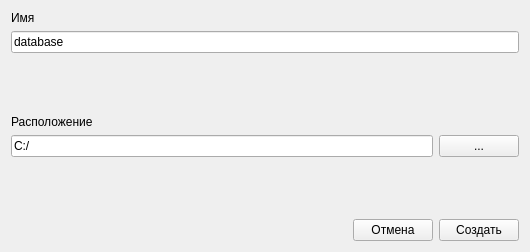
<?xml version="1.0" encoding="UTF-8"?>
<ui version="4.0">
 <class>NewForm</class>
 <widget class="QWidget" name="NewForm">
  <property name="geometry">
   <rect>
    <x>0</x>
    <y>0</y>
    <width>530</width>
    <height>252</height>
   </rect>
  </property>
  <property name="sizePolicy">
   <sizepolicy hsizetype="Expanding" vsizetype="Fixed">
    <horstretch>0</horstretch>
    <verstretch>0</verstretch>
   </sizepolicy>
  </property>
  <property name="windowTitle">
   <string>Новый файл</string>
  </property>
  <layout class="QVBoxLayout" name="verticalLayout_3">
   <item>
    <layout class="QVBoxLayout" name="verticalLayout">
     <item>
      <widget class="QLabel" name="label">
       <property name="text">
        <string>Имя</string>
       </property>
      </widget>
     </item>
     <item>
      <widget class="QLineEdit" name="NameEdit">
       <property name="text">
        <string>database</string>
       </property>
      </widget>
     </item>
    </layout>
   </item>
   <item>
    <spacer name="verticalSpacer">
     <property name="orientation">
      <enum>Qt::Vertical</enum>
     </property>
     <property name="sizeHint" stdset="0">
      <size>
       <width>20</width>
       <height>40</height>
      </size>
     </property>
    </spacer>
   </item>
   <item>
    <layout class="QVBoxLayout" name="verticalLayout_2">
     <item>
      <widget class="QLabel" name="label_2">
       <property name="text">
        <string>Расположение</string>
       </property>
      </widget>
     </item>
     <item>
      <layout class="QHBoxLayout" name="horizontalLayout">
       <item>
        <widget class="QLineEdit" name="PathEdit">
         <property name="sizePolicy">
          <sizepolicy hsizetype="Expanding" vsizetype="Fixed">
           <horstretch>0</horstretch>
           <verstretch>0</verstretch>
          </sizepolicy>
         </property>
         <property name="text">
          <string>C:/</string>
         </property>
        </widget>
       </item>
       <item>
        <widget class="QPushButton" name="PathButton">
         <property name="sizePolicy">
          <sizepolicy hsizetype="Minimum" vsizetype="Fixed">
           <horstretch>0</horstretch>
           <verstretch>0</verstretch>
          </sizepolicy>
         </property>
         <property name="text">
          <string>...</string>
         </property>
        </widget>
       </item>
      </layout>
     </item>
    </layout>
   </item>
   <item>
    <spacer name="verticalSpacer_2">
     <property name="orientation">
      <enum>Qt::Vertical</enum>
     </property>
     <property name="sizeHint" stdset="0">
      <size>
       <width>20</width>
       <height>40</height>
      </size>
     </property>
    </spacer>
   </item>
   <item>
    <layout class="QHBoxLayout" name="horizontalLayout_2">
     <item>
      <spacer name="horizontalSpacer">
       <property name="orientation">
        <enum>Qt::Horizontal</enum>
       </property>
       <property name="sizeHint" stdset="0">
        <size>
         <width>40</width>
         <height>20</height>
        </size>
       </property>
      </spacer>
     </item>
     <item>
      <widget class="QPushButton" name="CancelButton">
       <property name="text">
        <string>Отмена</string>
       </property>
      </widget>
     </item>
     <item>
      <widget class="QPushButton" name="CreateButton">
       <property name="sizePolicy">
        <sizepolicy hsizetype="Minimum" vsizetype="Fixed">
         <horstretch>0</horstretch>
         <verstretch>0</verstretch>
        </sizepolicy>
       </property>
       <property name="text">
        <string>Создать</string>
       </property>
      </widget>
     </item>
    </layout>
   </item>
  </layout>
 </widget>
 <resources/>
 <connections/>
</ui>
